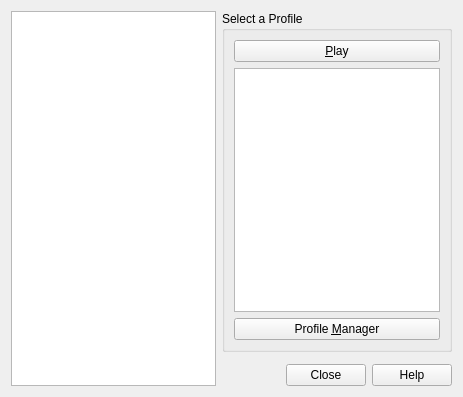
<ui version="4.0" >
 <class>ConnectDialog</class>
 <widget class="QWidget" name="ConnectDialog" >
  <property name="geometry" >
   <rect>
    <x>0</x>
    <y>0</y>
    <width>463</width>
    <height>397</height>
   </rect>
  </property>
  <property name="windowTitle" >
   <string>mClient Profiles</string>
  </property>
  <layout class="QGridLayout" name="gridLayout_2" >
   <item rowspan="3" row="0" column="0" >
    <widget class="QGraphicsView" name="profilePicture" >
     <property name="verticalScrollBarPolicy" >
      <enum>Qt::ScrollBarAlwaysOff</enum>
     </property>
     <property name="horizontalScrollBarPolicy" >
      <enum>Qt::ScrollBarAlwaysOff</enum>
     </property>
     <property name="interactive" >
      <bool>false</bool>
     </property>
    </widget>
   </item>
   <item row="0" column="1" >
    <widget class="QGroupBox" name="groupBox" >
     <property name="title" >
      <string>Select a Profile</string>
     </property>
     <layout class="QGridLayout" name="gridLayout" >
      <item row="0" column="0" >
       <widget class="QPushButton" name="playButton" >
        <property name="text" >
         <string>&amp;Play</string>
        </property>
       </widget>
      </item>
      <item row="2" column="0" >
       <widget class="QPushButton" name="profileButton" >
        <property name="text" >
         <string>Profile &amp;Manager</string>
        </property>
       </widget>
      </item>
      <item row="1" column="0" >
       <widget class="QTreeView" name="profileView" />
      </item>
     </layout>
    </widget>
   </item>
   <item row="2" column="1" >
    <widget class="QDialogButtonBox" name="buttonBox" >
     <property name="standardButtons" >
      <set>QDialogButtonBox::Close|QDialogButtonBox::Help</set>
     </property>
    </widget>
   </item>
  </layout>
 </widget>
 <resources/>
 <connections>
  <connection>
   <sender>buttonBox</sender>
   <signal>rejected()</signal>
   <receiver>ConnectDialog</receiver>
   <slot>close()</slot>
   <hints>
    <hint type="sourcelabel" >
     <x>338</x>
     <y>371</y>
    </hint>
    <hint type="destinationlabel" >
     <x>231</x>
     <y>198</y>
    </hint>
   </hints>
  </connection>
 </connections>
</ui>
